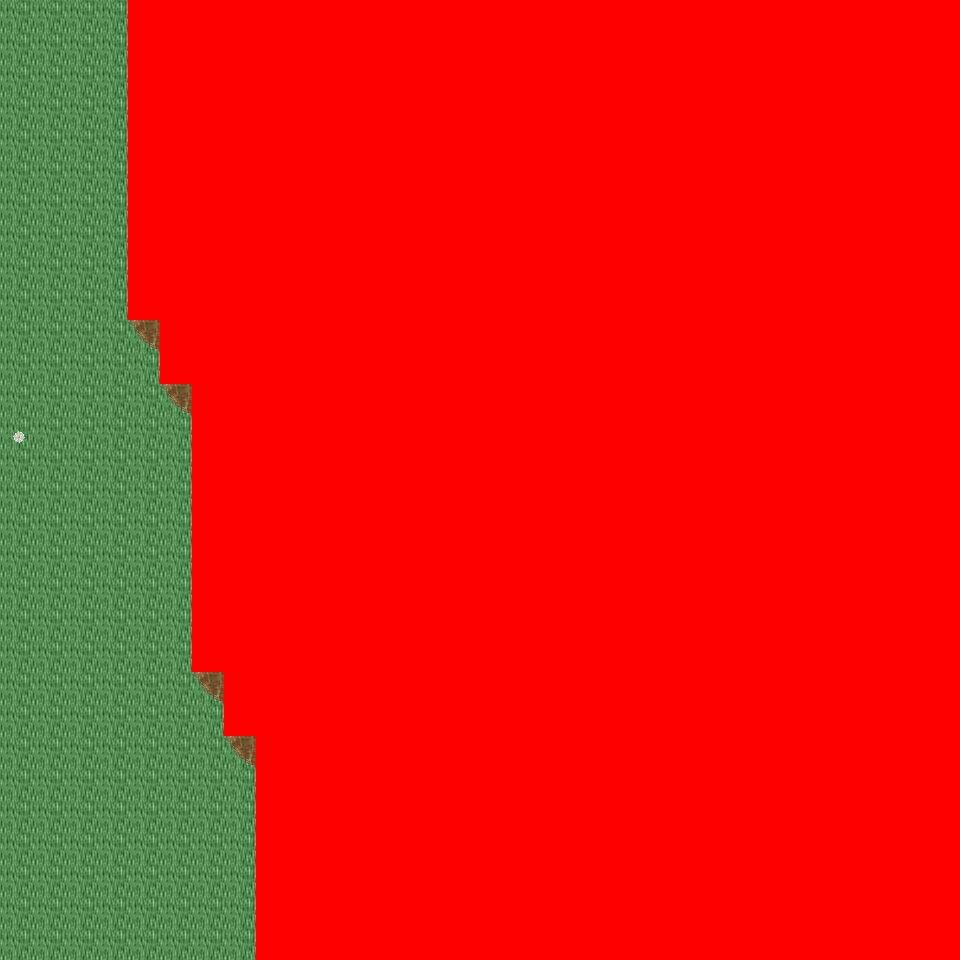

Tiled map render using the project's own tile images. Description and the map definition, with tile-layer contents summarised, below:
An orthogonal 30x30 tile map with 32x32 px tiles, 6 tile layers (Ground, Object, Object2, Above, ...), 25 tilesets and 3 objects (3x mapExit).

<map version="1.0" orientation="orthogonal" renderorder="right-down" width="30" height="30" tilewidth="32" tileheight="32" nextobjectid="4">
  <tileset firstgid="1" name="tileset_logic_collision" tilewidth="32" tileheight="32" tilecount="1" columns="1">
    <image source="../drawable/tileset_logic_collision.png" width="32" height="32" />
  </tileset>
  <tileset firstgid="2" name="tileset_ground_ridge_earth_pale" tilewidth="32" tileheight="32" tilecount="96" columns="12">
    <image source="../drawable/tileset_ground_ridge_earth_pale.png" width="384" height="256" />
  </tileset>
  <tileset firstgid="98" name="tileset_ground_ridge_earth_dark" tilewidth="32" tileheight="32" tilecount="96" columns="12">
    <image source="../drawable/tileset_ground_ridge_earth_dark.png" width="384" height="256" />
  </tileset>
  <tileset firstgid="194" name="tileset_ground_ground" tilewidth="32" tileheight="32" tilecount="33" columns="3">
    <image source="../drawable/tileset_ground_ground.png" width="96" height="352" />
  </tileset>
  <tileset firstgid="227" name="tileset_plant_stump_small_stump" tilewidth="32" tileheight="32" tilecount="4" columns="2">
    <image source="../drawable/tileset_plant_stump_small_stump.png" width="64" height="64" />
  </tileset>
  <tileset firstgid="231" name="tileset_plant_tree_fall_trees" tilewidth="32" tileheight="32" tilecount="40" columns="8">
    <image source="../drawable/tileset_plant_tree_fall_trees.png" width="256" height="160" />
  </tileset>
  <tileset firstgid="271" name="tileset_plant_tree_pine_tree" tilewidth="32" tileheight="32" tilecount="20" columns="4">
    <image source="../drawable/tileset_plant_tree_pine_tree.png" width="128" height="160" />
  </tileset>
  <tileset firstgid="291" name="tileset_plant_tree_tree_darkgreen" tilewidth="32" tileheight="32" tilecount="88" columns="8">
    <image source="../drawable/tileset_plant_tree_tree_darkgreen.png" width="256" height="352" />
  </tileset>
  <tileset firstgid="379" name="tileset_plant_leaves" tilewidth="32" tileheight="32" tilecount="8" columns="4">
    <image source="../drawable/tileset_plant_leaves.png" width="128" height="64" />
  </tileset>
  <tileset firstgid="387" name="tileset_plant_flower_daisy_blue" tilewidth="32" tileheight="32" tilecount="8" columns="2">
    <image source="../drawable/tileset_plant_flower_daisy_blue.png" width="64" height="128" />
  </tileset>
  <tileset firstgid="395" name="tileset_plant_flower_daisy_red" tilewidth="32" tileheight="32" tilecount="8" columns="2">
    <image source="../drawable/tileset_plant_flower_daisy_red.png" width="64" height="128" />
  </tileset>
  <tileset firstgid="403" name="tileset_plant_flower_daisy_white" tilewidth="32" tileheight="32" tilecount="8" columns="2">
    <image source="../drawable/tileset_plant_flower_daisy_white.png" width="64" height="128" />
  </tileset>
  <tileset firstgid="411" name="tileset_plant_flower_daisy_yellow" tilewidth="32" tileheight="32" tilecount="8" columns="2">
    <image source="../drawable/tileset_plant_flower_daisy_yellow.png" width="64" height="128" />
  </tileset>
  <tileset firstgid="419" name="tileset_ground_grass_corners" tilewidth="32" tileheight="32" tilecount="24" columns="6">
    <image source="../drawable/tileset_ground_grass_corners.png" width="192" height="128" />
  </tileset>
  <tileset firstgid="443" name="tileset_ground_grass_edges" tilewidth="32" tileheight="32" tilecount="36" columns="12">
    <image source="../drawable/tileset_ground_grass_edges.png" width="384" height="96" />
  </tileset>
  <tileset firstgid="479" name="tileset_ground_rock_pebbles" tilewidth="32" tileheight="32" tilecount="3" columns="1">
    <image source="../drawable/tileset_ground_rock_pebbles.png" width="32" height="96" />
  </tileset>
  <tileset firstgid="482" name="tileset_logic_portal" tilewidth="32" tileheight="32" tilecount="24" columns="8">
    <image source="../drawable/tileset_logic_portal.png" width="256" height="96" />
  </tileset>
  <tileset firstgid="506" name="tileset_logic_creature_ent" tilewidth="32" tileheight="32" tilecount="4" columns="4">
    <image source="../drawable/tileset_logic_creature_ent.png" width="128" height="32" />
  </tileset>
  <tileset firstgid="510" name="tileset_logic_creature_animal" tilewidth="32" tileheight="32" tilecount="32" columns="8">
    <image source="../drawable/tileset_logic_creature_animal.png" width="256" height="128" />
  </tileset>
  <tileset firstgid="542" name="tileset_logic_creature_human_evil" tilewidth="32" tileheight="32" tilecount="16" columns="8">
    <image source="../drawable/tileset_logic_creature_human_evil.png" width="256" height="64" />
  </tileset>
  <tileset firstgid="558" name="tileset_terrain_grassland" tilewidth="32" tileheight="32" tilecount="88" columns="8">
    <image source="../drawable/tileset_terrain_grassland.png" width="256" height="352" />
  </tileset>
  <tileset firstgid="646" name="tileset_terrain_cave_opening" tilewidth="32" tileheight="32" tilecount="12" columns="3">
    <image source="../drawable/tileset_terrain_cave_opening.png" width="96" height="128" />
  </tileset>
  <tileset firstgid="658" name="tileset_ground_ladder_vertical_dark" tilewidth="32" tileheight="32" tilecount="3" columns="3">
    <image source="../drawable/tileset_ground_ladder_vertical_dark.png" width="96" height="32" />
  </tileset>
  <tileset firstgid="661" name="tileset_plant_flower_flowers_mixed" tilewidth="32" tileheight="32" tilecount="16" columns="4">
    <image source="../drawable/tileset_plant_flower_flowers_mixed.png" width="128" height="128" />
  </tileset>
  <tileset firstgid="677" name="tileset_logic_creature_reptile" tilewidth="32" tileheight="32" tilecount="7" columns="7">
    <image source="../drawable/tileset_logic_creature_reptile.png" width="224" height="32" />
  </tileset>
  <layer name="Ground" width="30" height="30">
    <data>[900 cells, 900 non-empty, 4 distinct tile ids]</data>
  </layer>
  <layer name="Object" width="30" height="30">
    <data>[900 cells, 186 non-empty, 22 distinct tile ids]</data>
  </layer>
  <layer name="Object2" width="30" height="30">
    <data>[900 cells, 5 non-empty, 3 distinct tile ids]</data>
  </layer>
  <layer name="Above" width="30" height="30">
    <data>[900 cells, 16 non-empty, 16 distinct tile ids]</data>
  </layer>
  <layer name="Above2" width="30" height="30">
    <data>[900 cells, 0 non-empty, 0 distinct tile ids]</data>
  </layer>
  <layer name="Walkable" width="30" height="30">
    <data>[900 cells, 726 non-empty, 1 distinct tile ids]</data>
  </layer>
  <objectgroup name="MapEvents">
    <object id="1" name="north" type="mapExit" x="0" y="0" width="128" height="32">
      <properties>
        <property name="map" value="level_0_x54_y25" />
        <property name="x" value="0" />
        <property name="y" value="28" />
      </properties>
    </object>
    <object id="2" name="south" type="mapExit" x="0" y="928" width="256" height="32">
      <properties>
        <property name="map" value="level_0_x54_y27" />
        <property name="x" value="0" />
        <property name="y" value="1" />
      </properties>
    </object>
    <object id="3" name="west" type="mapExit" x="0" y="0" width="32" height="960">
      <properties>
        <property name="map" value="level_0_x53_y26" />
        <property name="x" value="28" />
        <property name="y" value="0" />
      </properties>
    </object>
  </objectgroup>
</map>
